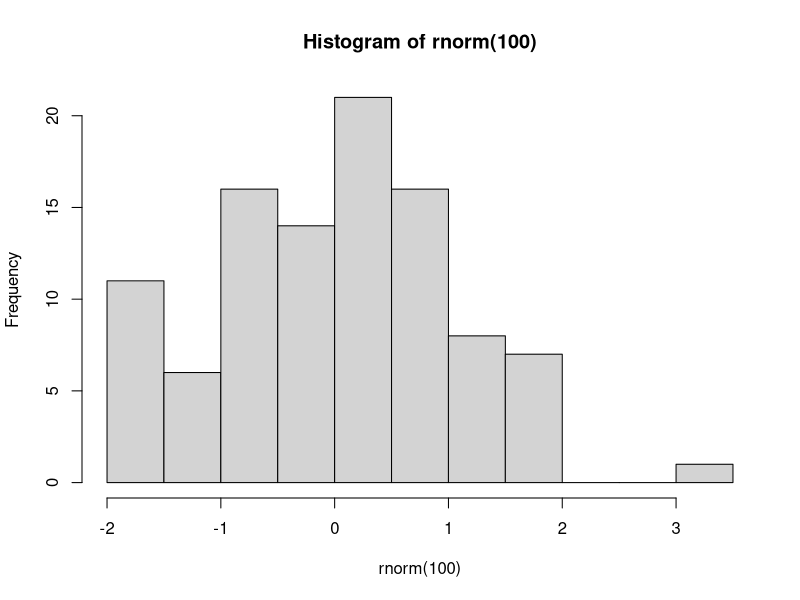

The R script that drew this image:

#nested functions
mean(rnorm(1000,10,3))


#help on functions
?rnorm


#get working directory
getwd()


#set working directory
setwd("C:\\Users\\fridge\\Documents\\MEGA\\code")


#list files in directory
list.files()


#set graphical output device to pdf
pdf("hist.pdf")

#histogram
hist(rnorm(100))

#close graphical output file
dev.off()

#check for file
file.exists("hist.pdf")
